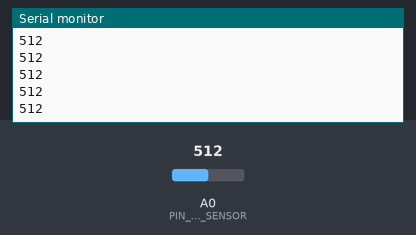
Bench run of a sketch on a simulated Arduino Uno, built with avr-gcc and run on an emulated ATmega328P. On the bench: the last lines printed to the serial monitor. The inputs (shaded band) are chosen by the test bench; at power-on: A0 (PIN_PHOTO_SENSOR) = 512.

Above: at 1.2 s.
1.3 s: A0 (PIN_PHOTO_SENSOR) set to 716
At 1.68 s:
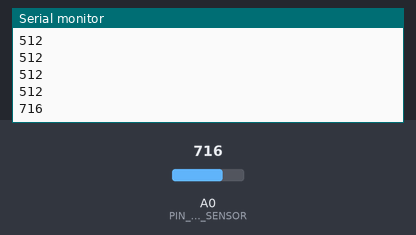
2.8 s: A0 (PIN_PHOTO_SENSOR) set to 900
At 2.93 s:
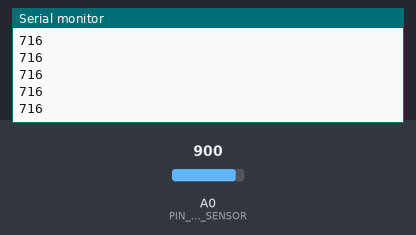
Timing chart, 0 to 5.8 s (numbered marks = the images above; inputs shaded):
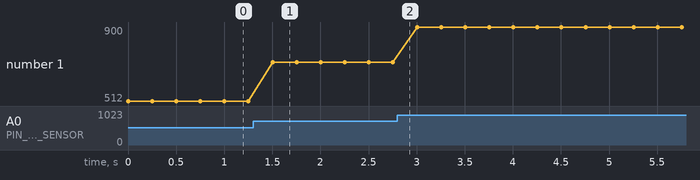

The sketch:

test_photo.ino
```cpp
#define PIN_PHOTO_SENSOR A0

void setup() {
  Serial.begin(9600);
}

void loop() {
  int val = analogRead(PIN_PHOTO_SENSOR);
  Serial.println(val);
  delay(250);
}
```

Measured:
- after the input at 1.3 s, the serial monitor: prints a new line after 0.20 s (image 1)
- plotted number 1: 512 → 716 after the input at 1.3 s, 716 → 900 after the input at 2.8 s
